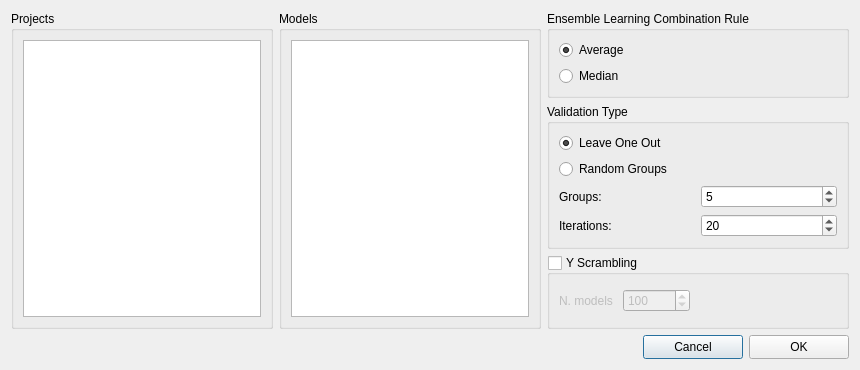
<?xml version="1.0" encoding="UTF-8"?>
<ui version="4.0">
 <class>ValidatorDialog</class>
 <widget class="QDialog" name="ValidatorDialog">
  <property name="windowModality">
   <enum>Qt::WindowModal</enum>
  </property>
  <property name="geometry">
   <rect>
    <x>0</x>
    <y>0</y>
    <width>860</width>
    <height>370</height>
   </rect>
  </property>
  <property name="sizePolicy">
   <sizepolicy hsizetype="Minimum" vsizetype="Minimum">
    <horstretch>0</horstretch>
    <verstretch>0</verstretch>
   </sizepolicy>
  </property>
  <property name="minimumSize">
   <size>
    <width>783</width>
    <height>320</height>
   </size>
  </property>
  <property name="maximumSize">
   <size>
    <width>2080</width>
    <height>800</height>
   </size>
  </property>
  <property name="windowTitle">
   <string>Compute...</string>
  </property>
  <property name="modal">
   <bool>true</bool>
  </property>
  <layout class="QGridLayout" name="gridLayout_8">
   <item row="0" column="0" rowspan="3">
    <widget class="QGroupBox" name="groupBox_2">
     <property name="minimumSize">
      <size>
       <width>189</width>
       <height>261</height>
      </size>
     </property>
     <property name="title">
      <string>Projects</string>
     </property>
     <layout class="QGridLayout" name="gridLayout_5">
      <item row="0" column="0">
       <widget class="QListView" name="listView">
        <property name="sizePolicy">
         <sizepolicy hsizetype="Expanding" vsizetype="Expanding">
          <horstretch>0</horstretch>
          <verstretch>0</verstretch>
         </sizepolicy>
        </property>
        <property name="minimumSize">
         <size>
          <width>0</width>
          <height>0</height>
         </size>
        </property>
        <property name="editTriggers">
         <set>QAbstractItemView::NoEditTriggers</set>
        </property>
        <property name="selectionMode">
         <enum>QAbstractItemView::SingleSelection</enum>
        </property>
        <property name="selectionBehavior">
         <enum>QAbstractItemView::SelectRows</enum>
        </property>
       </widget>
      </item>
     </layout>
    </widget>
   </item>
   <item row="0" column="1" rowspan="3">
    <widget class="QGroupBox" name="modelsGroupBox">
     <property name="title">
      <string>Models</string>
     </property>
     <layout class="QGridLayout" name="gridLayout_2">
      <item row="0" column="0">
       <widget class="QListView" name="listView_2">
        <property name="minimumSize">
         <size>
          <width>0</width>
          <height>0</height>
         </size>
        </property>
        <property name="editTriggers">
         <set>QAbstractItemView::NoEditTriggers</set>
        </property>
        <property name="selectionMode">
         <enum>QAbstractItemView::SingleSelection</enum>
        </property>
        <property name="selectionBehavior">
         <enum>QAbstractItemView::SelectRows</enum>
        </property>
       </widget>
      </item>
     </layout>
    </widget>
   </item>
   <item row="0" column="2">
    <widget class="QGroupBox" name="groupBox">
     <property name="title">
      <string>Ensemble Learning Combination Rule</string>
     </property>
     <layout class="QGridLayout" name="gridLayout_7">
      <item row="0" column="0">
       <widget class="QRadioButton" name="averageCrule">
        <property name="text">
         <string>Average</string>
        </property>
        <property name="checked">
         <bool>true</bool>
        </property>
       </widget>
      </item>
      <item row="1" column="0">
       <widget class="QRadioButton" name="medianCrule">
        <property name="text">
         <string>Median</string>
        </property>
       </widget>
      </item>
     </layout>
    </widget>
   </item>
   <item row="1" column="2">
    <widget class="QGroupBox" name="groupBox_3">
     <property name="title">
      <string>Validation Type </string>
     </property>
     <layout class="QGridLayout" name="gridLayout_4">
      <item row="0" column="0">
       <widget class="QRadioButton" name="leaveoneout">
        <property name="text">
         <string>Leave One Out</string>
        </property>
        <property name="checked">
         <bool>true</bool>
        </property>
       </widget>
      </item>
      <item row="2" column="0">
       <layout class="QGridLayout" name="gridLayout_3">
        <item row="1" column="1">
         <widget class="QSpinBox" name="iterations">
          <property name="minimum">
           <number>1</number>
          </property>
          <property name="maximum">
           <number>9999999</number>
          </property>
          <property name="value">
           <number>20</number>
          </property>
         </widget>
        </item>
        <item row="0" column="0">
         <widget class="QLabel" name="label_5">
          <property name="text">
           <string>Groups:</string>
          </property>
         </widget>
        </item>
        <item row="1" column="0">
         <widget class="QLabel" name="label_6">
          <property name="text">
           <string>Iterations: </string>
          </property>
         </widget>
        </item>
        <item row="0" column="1">
         <widget class="QSpinBox" name="groupnumber">
          <property name="minimum">
           <number>2</number>
          </property>
          <property name="maximum">
           <number>9999</number>
          </property>
          <property name="value">
           <number>5</number>
          </property>
         </widget>
        </item>
       </layout>
      </item>
      <item row="1" column="0">
       <widget class="QRadioButton" name="crossvalid">
        <property name="text">
         <string>Random Groups</string>
        </property>
       </widget>
      </item>
     </layout>
    </widget>
   </item>
   <item row="2" column="2">
    <widget class="QGroupBox" name="YScramblingGroupBox">
     <property name="title">
      <string>Y Scrambling</string>
     </property>
     <property name="checkable">
      <bool>true</bool>
     </property>
     <property name="checked">
      <bool>false</bool>
     </property>
     <layout class="QGridLayout" name="gridLayout_6">
      <item row="0" column="1">
       <widget class="QSpinBox" name="n_yscrambling">
        <property name="minimum">
         <number>1</number>
        </property>
        <property name="maximum">
         <number>9999999</number>
        </property>
        <property name="value">
         <number>100</number>
        </property>
        <property name="displayIntegerBase">
         <number>10</number>
        </property>
       </widget>
      </item>
      <item row="0" column="2">
       <spacer name="horizontalSpacer_3">
        <property name="orientation">
         <enum>Qt::Horizontal</enum>
        </property>
        <property name="sizeHint" stdset="0">
         <size>
          <width>165</width>
          <height>20</height>
         </size>
        </property>
       </spacer>
      </item>
      <item row="0" column="0">
       <widget class="QLabel" name="label">
        <property name="text">
         <string>N. models </string>
        </property>
       </widget>
      </item>
     </layout>
    </widget>
   </item>
   <item row="3" column="0" colspan="3">
    <layout class="QGridLayout" name="gridLayout">
     <item row="0" column="0">
      <spacer name="horizontalSpacer">
       <property name="sizePolicy">
        <sizepolicy hsizetype="Expanding" vsizetype="Minimum">
         <horstretch>0</horstretch>
         <verstretch>0</verstretch>
        </sizepolicy>
       </property>
       <property name="orientation">
        <enum>Qt::Horizontal</enum>
       </property>
       <property name="sizeType">
        <enum>QSizePolicy::Expanding</enum>
       </property>
       <property name="sizeHint" stdset="0">
        <size>
         <width>40</width>
         <height>20</height>
        </size>
       </property>
      </spacer>
     </item>
     <item row="0" column="2">
      <widget class="QPushButton" name="cancelButton">
       <property name="minimumSize">
        <size>
         <width>100</width>
         <height>24</height>
        </size>
       </property>
       <property name="maximumSize">
        <size>
         <width>100</width>
         <height>24</height>
        </size>
       </property>
       <property name="text">
        <string>Cancel</string>
       </property>
      </widget>
     </item>
     <item row="0" column="3">
      <widget class="QPushButton" name="okButton">
       <property name="minimumSize">
        <size>
         <width>100</width>
         <height>24</height>
        </size>
       </property>
       <property name="maximumSize">
        <size>
         <width>100</width>
         <height>24</height>
        </size>
       </property>
       <property name="text">
        <string>OK</string>
       </property>
      </widget>
     </item>
    </layout>
   </item>
  </layout>
 </widget>
 <resources/>
 <connections/>
</ui>
